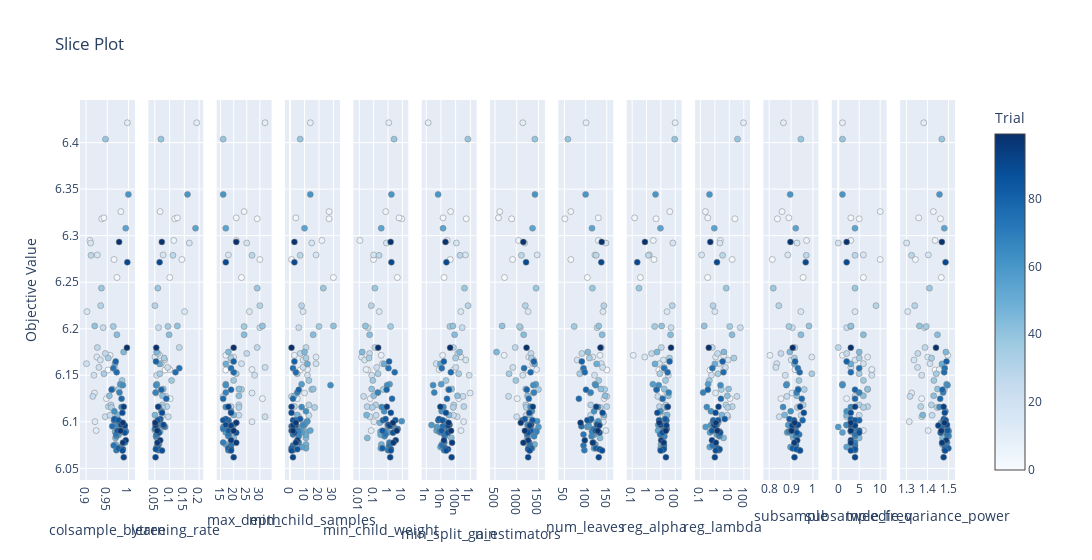

The notebook cell saved with this chart:
### Code cell
# Plot optimization history# Plot slice plots
optuna.visualization.plot_slice(study)
